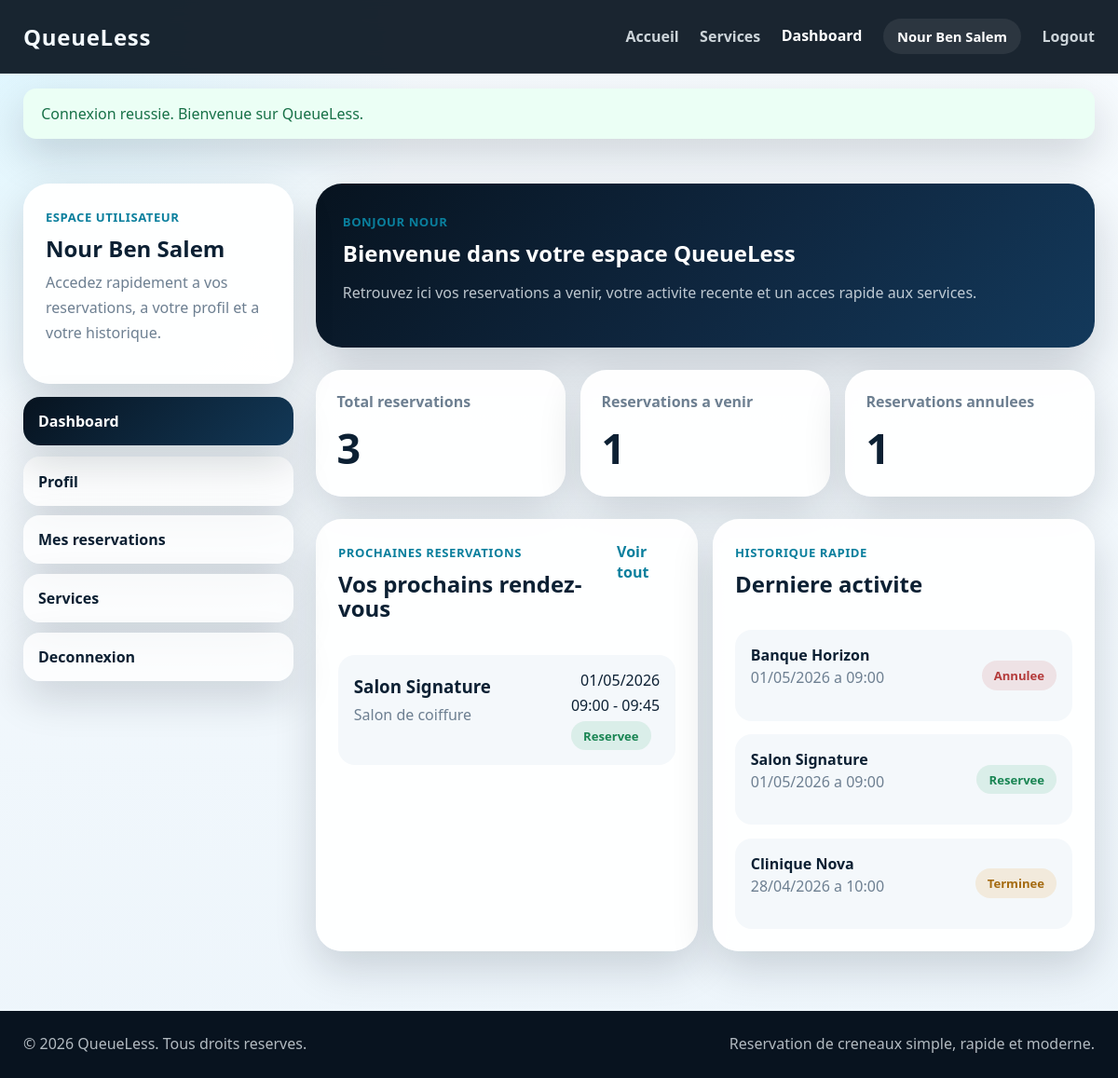
The app's page /pages/user_dashboard.php (signed in) with its own data.
### tables this page shows
CREATE TABLE reservations (
    id INT UNSIGNED AUTO_INCREMENT PRIMARY KEY,
    user_id INT UNSIGNED NOT NULL,
    service_id INT UNSIGNED NOT NULL,
    slot_id INT UNSIGNED NOT NULL,
    statut ENUM('reservee', 'annulee', 'terminee') NOT NULL DEFAULT 'reservee',
    commentaire TEXT DEFAULT NULL,
    date_reservation TIMESTAMP NOT NULL DEFAULT CURRENT_TIMESTAMP,
    INDEX idx_reservations_user (user_id),
    INDEX idx_reservations_service (service_id),
    INDEX idx_reservations_slot (slot_id),
    INDEX idx_reservations_statut (statut),
    CONSTRAINT fk_reservations_user
        FOREIGN KEY (user_id) REFERENCES users(id)
        ON DELETE CASCADE
        ON UPDATE CASCADE,
    CONSTRAINT fk_reservations_service
        FOREIGN KEY (service_id) REFERENCES services(id)
        ON DELETE RESTRICT
        ON UPDATE CASCADE,
    CONSTRAINT fk_reservations_slot
        FOREIGN KEY (slot_id) REFERENCES slots(id)
        ON DELETE RESTRICT
        ON UPDATE CASCADE
);

CREATE TABLE services (
    id INT UNSIGNED AUTO_INCREMENT PRIMARY KEY,
    nom VARCHAR(150) NOT NULL,
    description TEXT NOT NULL,
    categorie VARCHAR(100) NOT NULL,
    adresse VARCHAR(255) NOT NULL,
    image VARCHAR(255) DEFAULT NULL,
    duree_moyenne INT UNSIGNED NOT NULL DEFAULT 30,
    actif TINYINT(1) NOT NULL DEFAULT 1,
    created_at TIMESTAMP NOT NULL DEFAULT CURRENT_TIMESTAMP,
    INDEX idx_services_categorie (categorie),
    INDEX idx_services_actif (actif)
);

CREATE TABLE slots (
    id INT UNSIGNED AUTO_INCREMENT PRIMARY KEY,
    service_id INT UNSIGNED NOT NULL,
    date_slot DATE NOT NULL,
    heure_debut TIME NOT NULL,
    heure_fin TIME NOT NULL,
    disponible TINYINT(1) NOT NULL DEFAULT 1,
    UNIQUE KEY uq_service_slot (service_id, date_slot, heure_debut, heure_fin),
    INDEX idx_slots_service_date (service_id, date_slot),
    INDEX idx_slots_disponible (disponible),
    CONSTRAINT fk_slots_service
        FOREIGN KEY (service_id) REFERENCES services(id)
        ON DELETE CASCADE
        ON UPDATE CASCADE
);

### includes/functions.php (called while the page is built, shortened)
<?php
function e(?string $value): string
{
    return htmlspecialchars((string) $value, ENT_QUOTES, 'UTF-8');
}
function url(string $path = ''): string
{
    $path = ltrim($path, '/');
    return (APP_URL !== '' ? APP_URL : '') . '/' . $path;
}
function current_user(): ?array
{
    return $_SESSION['user'] ?? null;
}
function format_datetime(?string $value, string $format = 'd/m/Y H:i'): string
{
    try {
        return (new DateTime($value))->format($format);
    } catch (Throwable $exception) {
        return (string) $value;
    }
}
function reservation_status_label(string $status): string
{
    $labels = [
        'reservee' => 'Reservee',
        'annulee' => 'Annulee',
        'terminee' => 'Terminee',
        'disponible' => 'Disponible',
        'occupe' => 'Occupe',
    ];
    return $labels[$status] ?? ucfirst($status);
}
function badge_class_for(string $status): string
{
    $status = strtolower($status);
    if (in_array($status, ['reservee', 'disponible', 'actif', 'success'], true)) {
        return 'status-badge success';
    }
    if (in_array($status, ['annulee', 'inactif', 'danger'], true)) {
        return 'status-badge danger';
    }
    if (in_array($status, ['terminee', 'warning'], true)) {
        return 'status-badge warning';
    }
    return 'status-badge';
}

### pages/user_dashboard.php (the view, shortened to what this page needs)
<?php
$user = current_user();
$userId = (int) ($user['id'] ?? 0);
$stats = [
    'total' => 0,
    'upcoming' => 0,
    'cancelled' => 0,
];
$nextReservations = [];
$recentReservations = [];
try {
    $pdo = getPDO();
    $statsStatement = $pdo->prepare(
        'SELECT
            COUNT(*) AS total,
            COALESCE(SUM(CASE WHEN r.statut = "reservee" AND sl.date_slot >= CURDATE() THEN 1 ELSE 0 END), 0) AS upcoming,
            COALESCE(SUM(CASE WHEN r.statut = "annulee" THEN 1 ELSE 0 END), 0) AS cancelled
        FROM reservations r
        INNER JOIN slots sl ON sl.id = r.slot_id
        WHERE r.user_id = :user_id'
    );
    $statsStatement->execute([
        'user_id' => $userId,
    ]);
    $statsRow = $statsStatement->fetch();
    if ($statsRow) {
        $stats = [
            'total' => (int) $statsRow['total'],
            'upcoming' => (int) $statsRow['upcoming'],
            'cancelled' => (int) $statsRow['cancelled'],
        ];
    }
    $nextStatement = $pdo->prepare(
        'SELECT
            r.statut,
            s.nom AS service_nom,
            s.categorie,
            sl.date_slot,
            sl.heure_debut,
            sl.heure_fin
        FROM reservations r
        INNER JOIN services s ON s.id = r.service_id
        INNER JOIN slots sl ON sl.id = r.slot_id
        WHERE r.user_id = :user_id
            AND r.statut = "reservee"
            AND sl.date_slot >= CURDATE()
        ORDER BY sl.date_slot ASC, sl.heure_debut ASC
        LIMIT 3'
    );
    $nextStatement->execute([
        'user_id' => $userId,
    ]);
    $nextReservations = $nextStatement->fetchAll();
    $recentStatement = $pdo->prepare(
        'SELECT
            r.statut,
            s.nom AS service_nom,
            sl.date_slot,
            sl.heure_debut
        FROM reservations r
        INNER JOIN services s ON s.id = r.service_id
        INNER JOIN slots sl ON sl.id = r.slot_id
        WHERE r.user_id = :user_id
        ORDER BY sl.date_slot DESC, sl.heure_debut DESC
        LIMIT 5'
    );
    $recentStatement->execute([
        'user_id' => $userId,
    ]);
    $recentReservations = $recentStatement->fetchAll();
} catch (Throwable $exception) {
    $databaseWarning = 'La base de donnees n est pas encore disponible. Importez le fichier SQL pour voir les vraies statistiques.';
}
require_once __DIR__ . '/../includes/header.php';
?>
<section class="dashboard-section">
    <div class="container dashboard-layout">
        <?php include __DIR__ . '/../includes/sidebar_user.php'; ?>
        <div class="dashboard-main">
            <div class="dashboard-hero">
                <span class="dashboard-kicker">Bonjour <?= e((string) ($user['prenom'] ?? '')); ?></span>
                <h1>Bienvenue dans votre espace QueueLess</h1>
                <p>Retrouvez ici vos reservations a venir, votre activite recente et un acces rapide aux services.</p>
            </div>
            <div class="stats-grid">
                <article class="stat-panel">
                    <span>Total reservations</span>
                    <strong><?= e((string) $stats['total']); ?></strong>
                </article>
                <article class="stat-panel">
                    <span>Reservations a venir</span>
                    <strong><?= e((string) $stats['upcoming']); ?></strong>
                </article>
                <article class="stat-panel">
                    <span>Reservations annulees</span>
                    <strong><?= e((string) $stats['cancelled']); ?></strong>
                </article>
            </div>
            <div class="dashboard-columns">
                <section class="content-panel">
                    <div class="panel-heading">
                        <div>
                            <span class="small-label">Prochaines reservations</span>
                            <h2>Vos prochains rendez-vous</h2>
                        </div>
                        <a href="<?= url('pages/my_reservations.php'); ?>">Voir tout</a>
                    </div>
                    <?php if ($nextReservations): ?>
                        <div class="reservation-list">
                            <?php foreach ($nextReservations as $reservation): ?>
                                <article class="reservation-item">
                                    <div>
                                        <h3><?= e((string) $reservation['service_nom']); ?></h3>
                                        <p><?= e((string) $reservation['categorie']); ?></p>
                                    </div>
                                    <div class="reservation-meta">
                                        <span><?= e(format_datetime((string) $reservation['date_slot'], 'd/m/Y')); ?></span>
                                        <span><?= e(substr((string) $reservation['heure_debut'], 0, 5)); ?> - <?= e(substr((string) $reservation['heure_fin'], 0, 5)); ?></span>
                                        <span class="<?= e(badge_class_for((string) $reservation['statut'])); ?>"><?= e(reservation_status_label((string) $reservation['statut'])); ?></span>
                                    </div>
                                </article>
                            <?php endforeach; ?>
                        </div>
                    <?php else: ?>
                        <div class="empty-panel">
                            <p>Aucune reservation a venir pour le moment.</p>
                        </div>
                    <?php endif; ?>
                </section>
                <section class="content-panel">
                    <div class="panel-heading">
                        <div>
                            <span class="small-label">Historique rapide</span>
                            <h2>Derniere activite</h2>
                        </div>
                    </div>
                    <?php if ($recentReservations): ?>
                        <div class="activity-list">
                            <?php foreach ($recentReservations as $reservation): ?>
                                <article class="activity-item">
                                    <div>
                                        <strong><?= e((string) $reservation['service_nom']); ?></strong>
                                        <p><?= e(format_datetime((string) $reservation['date_slot'], 'd/m/Y')); ?> a <?= e(substr((string) $reservation['heure_debut'], 0, 5)); ?></p>
                                    </div>
                                    <span class="<?= e(badge_class_for((string) $reservation['statut'])); ?>"><?= e(reservation_status_label((string) $reservation['statut'])); ?></span>
                                </article>
                            <?php endforeach; ?>
                        </div>
                    <?php else: ?>
                        <div class="empty-panel">
                            <p>Votre historique apparaitra ici apres vos premieres reservations.</p>
                        </div>
                    <?php endif; ?>
                </section>
            </div>
        </div>
    </div>
</section>
<?php require_once __DIR__ . '/../includes/footer.php'; ?>

### assets/css/style.css (style rules this page uses)
:root { --bg-dark: #07131f; --bg-dark-soft: #0d1c2c; --bg-light: #f4f9fc; --surface: rgba(255, 255, 255, 0.08); --surface-solid: #ffffff; --text-main: #0c2033; --text-light: #f4fbff; --text-muted: #6d7f91; --primary: #10b7d8; --primary-dark: #0a7f9d; --accent: #4fd8ff; --border: rgba(255, 255, 255, 0.12); --shadow: 0 18px 45px rgba(6, 18, 32, 0.16); --radius-lg: 28px; --radius-md: 20px; --radius-sm: 14px; --transition: 0.25s ease; }
* { box-sizing: border-box; }
html { scroll-behavior: smooth; }
body { margin: 0; font-family: "Segoe UI", Tahoma, Geneva, Verdana, sans-serif; color: var(--text-main); background: radial-gradient(circle at top left, rgba(79, 216, 255, 0.16), transparent 28%), linear-gradient(180deg, #f7fbfe 0%, #edf5fb 100%); }
a { color: inherit; text-decoration: none; }
h1, h2, h3 { margin-top: 0; margin-bottom: 1rem; line-height: 1.1; }
p { margin-top: 0; margin-bottom: 1rem; color: var(--text-muted); line-height: 1.7; }
.container { width: min(1150px, calc(100% - 2rem)); margin: 0 auto; }
.status-badge { display: inline-flex; align-items: center; justify-content: center; width: fit-content; padding: 0.42rem 0.82rem; border-radius: 999px; background: rgba(16, 183, 216, 0.12); color: var(--primary-dark); font-size: 0.82rem; font-weight: 700; }
.content-panel { padding: 1.5rem; border-radius: var(--radius-lg); background: rgba(255, 255, 255, 0.96); box-shadow: var(--shadow); }
.panel-heading { display: flex; justify-content: space-between; align-items: flex-start; gap: 1rem; margin-bottom: 1.25rem; }
.small-label { display: inline-block; margin-bottom: 0.75rem; font-size: 0.82rem; font-weight: 700; letter-spacing: 0.04em; text-transform: uppercase; color: var(--primary-dark); }

### assets/css/dashboard.css (style rules this page uses)
.dashboard-section { padding: 3rem 0 4rem; }
.dashboard-layout { display: grid; grid-template-columns: 290px minmax(0, 1fr); gap: 1.5rem; align-items: start; }
.sidebar-panel, .content-panel, .stat-panel, .detail-card { background: rgba(255, 255, 255, 0.96); border-radius: var(--radius-lg); box-shadow: var(--shadow); }
.sidebar-label, .small-label, .dashboard-kicker { display: inline-block; margin-bottom: 0.75rem; font-size: 0.82rem; font-weight: 700; letter-spacing: 0.04em; text-transform: uppercase; color: var(--primary-dark); }
.dashboard-main { display: grid; gap: 1.5rem; }
.dashboard-hero { padding: 1.8rem; border-radius: var(--radius-lg); background: linear-gradient(135deg, #07131f 0%, #0f2740 54%, #13395b 100%); color: #ffffff; box-shadow: 0 24px 50px rgba(7, 19, 31, 0.18); }
.dashboard-hero p { max-width: 720px; color: rgba(244, 251, 255, 0.76); }
.stats-grid { display: grid; grid-template-columns: repeat(3, minmax(0, 1fr)); gap: 1rem; }
.stat-panel { padding: 1.4rem; }
.stat-panel span { display: block; margin-bottom: 0.5rem; color: var(--text-muted); font-weight: 600; }
.stat-panel strong { font-size: clamp(1.9rem, 4vw, 2.8rem); color: var(--text-main); }
.dashboard-columns, .profile-grid { display: grid; grid-template-columns: repeat(2, minmax(0, 1fr)); gap: 1rem; }
.content-panel { padding: 1.5rem; }
.panel-heading { display: flex; justify-content: space-between; align-items: flex-start; gap: 1rem; margin-bottom: 1.25rem; }
.panel-heading a { color: var(--primary-dark); font-weight: 700; }
.reservation-list, .activity-list, .summary-stack { display: grid; gap: 0.9rem; }
.reservation-item, .activity-item, .summary-line { display: flex; justify-content: space-between; align-items: center; gap: 1rem; padding: 1rem 1.05rem; border-radius: 18px; background: #f4f8fb; }
.reservation-item h3, .activity-item strong { margin-bottom: 0.35rem; }
.reservation-meta { display: grid; gap: 0.35rem; text-align: right; }
.status-badge { display: inline-flex; align-items: center; justify-content: center; padding: 0.42rem 0.82rem; border-radius: 999px; font-size: 0.82rem; font-weight: 700; }
.status-badge.success { background: rgba(38, 161, 97, 0.12); color: #198553; }
.status-badge.danger { background: rgba(196, 64, 64, 0.12); color: #b43b3b; }
.status-badge.warning { background: rgba(226, 164, 55, 0.16); color: #a56b11; }

### records on screen
reservations: service.nom "Salon Signature", service.categorie "Salon de coiffure", slot.date_slot "01/05/2026", slot.heure_debut "09:00", slot.heure_fin "09:45", statut "Reservee"
reservations: service.nom "Banque Horizon", slot.date_slot "01/05/2026", slot.heure_debut "09:00", statut "Annulee"
reservations: service.nom "Clinique Nova", slot.date_slot "28/04/2026", slot.heure_debut "10:00", statut "Terminee"

### other values on screen
$flashMessage['message'] "Connexion reussie. Bienvenue sur QueueLess."
$displayName !== '' ? $displayName : 'Utilisateur QueueLess' "Nour Ben Salem"
$user['prenom'] "NOUR"
$stats['total'] "3"
$stats['upcoming'] "1"
$stats['cancelled'] "1"
